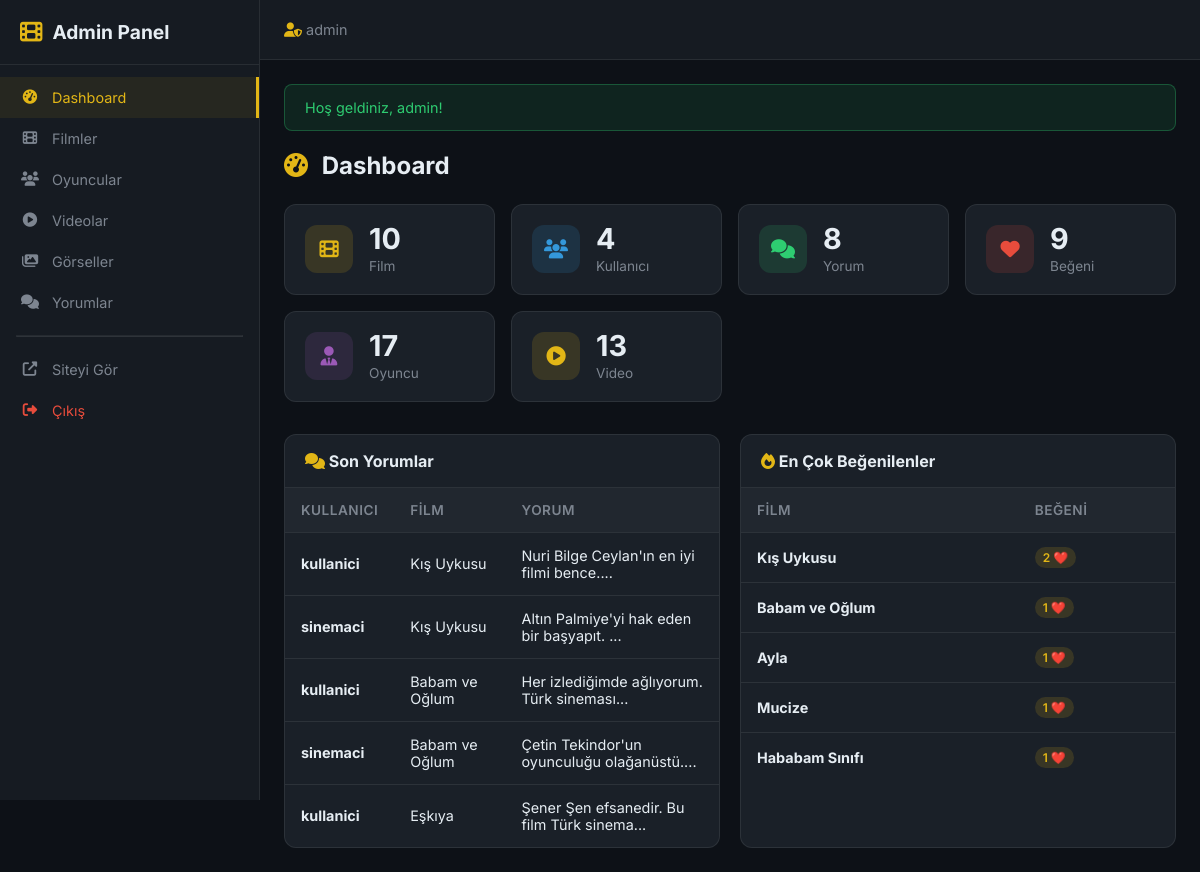
/admin/index.php (signed in), run on the app's committed database.
### tables this page shows
CREATE TABLE `comments` (
  `id` INTEGER PRIMARY KEY AUTOINCREMENT,
  `user_id` INT NOT NULL,
  `movie_id` INT NOT NULL,
  `content` TEXT NOT NULL,
  `created_at` DATETIME NOT NULL DEFAULT CURRENT_TIMESTAMP,
  FOREIGN KEY (`user_id`) REFERENCES `users`(`id`) ON DELETE CASCADE,
  FOREIGN KEY (`movie_id`) REFERENCES `movies`(`id`) ON DELETE CASCADE
);

CREATE TABLE `users` (
  `id` INTEGER PRIMARY KEY AUTOINCREMENT,
  `username` VARCHAR(50) NOT NULL UNIQUE,
  `email` VARCHAR(100) NOT NULL UNIQUE,
  `password` VARCHAR(255) NOT NULL,
  `role` TEXT NOT NULL DEFAULT 'user',
  `avatar` VARCHAR(255) DEFAULT NULL,
  `created_at` DATETIME NOT NULL DEFAULT CURRENT_TIMESTAMP
);

CREATE TABLE `movies` (
  `id` INTEGER PRIMARY KEY AUTOINCREMENT,
  `title` VARCHAR(255) NOT NULL,
  `year` INTEGER NOT NULL,
  `description` TEXT NOT NULL,
  `poster_url` VARCHAR(500) DEFAULT NULL,
  `cover_url` VARCHAR(500) DEFAULT NULL,
  `director` VARCHAR(100) DEFAULT NULL,
  `genre` VARCHAR(100) DEFAULT NULL,
  `duration` INT DEFAULT NULL ,
  `created_at` DATETIME NOT NULL DEFAULT CURRENT_TIMESTAMP,
  `updated_at` DATETIME DEFAULT NULL 
);

### admin/index.php (the view, shortened to what this page needs)
<?php
require_once __DIR__ . '/includes/admin_header.php';
$stats = [];
$stats['movies'] = $pdo->query("SELECT COUNT(*) FROM movies")->fetchColumn();
$stats['users'] = $pdo->query("SELECT COUNT(*) FROM users")->fetchColumn();
$stats['comments'] = $pdo->query("SELECT COUNT(*) FROM comments")->fetchColumn();
$stats['likes'] = $pdo->query("SELECT COUNT(*) FROM likes")->fetchColumn();
$stats['actors'] = $pdo->query("SELECT COUNT(*) FROM actors")->fetchColumn();
$stats['videos'] = $pdo->query("SELECT COUNT(*) FROM movie_videos")->fetchColumn();
$stmt = $pdo->query("
    SELECT c.*, u.username, m.title as movie_title
    FROM comments c
    INNER JOIN users u ON c.user_id = u.id
    INNER JOIN movies m ON c.movie_id = m.id
    ORDER BY c.created_at DESC
    LIMIT 5
");
$recent_comments = $stmt->fetchAll();
$stmt = $pdo->query("
    SELECT m.title, COUNT(l.id) as like_count
    FROM movies m
    LEFT JOIN likes l ON m.id = l.movie_id
    GROUP BY m.id
    ORDER BY like_count DESC
    LIMIT 5
");
$top_movies = $stmt->fetchAll();
?>
<div class="admin-page-header">
    <h1><i class="fas fa-tachometer-alt"></i> Dashboard</h1>
</div>
<div class="admin-stats">
    <div class="admin-stat-card">
        <div class="admin-stat-icon gold"><i class="fas fa-film"></i></div>
        <div class="admin-stat-info">
            <h3><?= $stats['movies'] ?></h3>
            <p>Film</p>
        </div>
    </div>
    <div class="admin-stat-card">
        <div class="admin-stat-icon blue"><i class="fas fa-users"></i></div>
        <div class="admin-stat-info">
            <h3><?= $stats['users'] ?></h3>
            <p>Kullanıcı</p>
        </div>
    </div>
    <div class="admin-stat-card">
        <div class="admin-stat-icon green"><i class="fas fa-comments"></i></div>
        <div class="admin-stat-info">
            <h3><?= $stats['comments'] ?></h3>
            <p>Yorum</p>
        </div>
    </div>
    <div class="admin-stat-card">
        <div class="admin-stat-icon red"><i class="fas fa-heart"></i></div>
        <div class="admin-stat-info">
            <h3><?= $stats['likes'] ?></h3>
            <p>Beğeni</p>
        </div>
    </div>
    <div class="admin-stat-card">
        <div class="admin-stat-icon purple"><i class="fas fa-user-tie"></i></div>
        <div class="admin-stat-info">
            <h3><?= $stats['actors'] ?></h3>
            <p>Oyuncu</p>
        </div>
    </div>
    <div class="admin-stat-card">
        <div class="admin-stat-icon gold"><i class="fas fa-play-circle"></i></div>
        <div class="admin-stat-info">
            <h3><?= $stats['videos'] ?></h3>
            <p>Video</p>
        </div>
    </div>
</div>
<div style="display: grid; grid-template-columns: 1fr 1fr; gap: 20px;">
    <div class="admin-table-wrapper">
        <div style="padding: 16px 20px; border-bottom: 1px solid var(--admin-border);">
            <h3 style="font-size: 1rem;"><i class="fas fa-comments" style="color: var(--admin-accent);"></i> Son Yorumlar</h3>
        </div>
        <table class="admin-table">
            <thead>
                <tr><th>Kullanıcı</th><th>Film</th><th>Yorum</th></tr>
            </thead>
            <tbody>
                <?php foreach ($recent_comments as $c): ?>
                    <tr>
                        <td><strong><?= e($c['username']) ?></strong></td>
                        <td><?= e(truncate($c['movie_title'], 20)) ?></td>
                        <td><?= e(truncate($c['content'], 40)) ?></td>
                    </tr>
                <?php endforeach; ?>
            </tbody>
        </table>
    </div>
    <div class="admin-table-wrapper">
        <div style="padding: 16px 20px; border-bottom: 1px solid var(--admin-border);">
            <h3 style="font-size: 1rem;"><i class="fas fa-fire" style="color: var(--admin-accent);"></i> En Çok Beğenilenler</h3>
        </div>
        <table class="admin-table">
            <thead>
                <tr><th>Film</th><th>Beğeni</th></tr>
            </thead>
            <tbody>
                <?php foreach ($top_movies as $tm): ?>
                    <tr>
                        <td><strong><?= e($tm['title']) ?></strong></td>
                        <td><span class="badge badge-gold"><?= $tm['like_count'] ?> ❤️</span></td>
                    </tr>
                <?php endforeach; ?>
            </tbody>
        </table>
    </div>
</div>
<?php require_once __DIR__ . '/includes/admin_footer.php'; ?>

### assets/css/admin.css (style rules this page uses)
:root { --admin-sidebar-width: 260px; --admin-bg: #0d1117; --admin-sidebar-bg: #161b22; --admin-card-bg: #1a2028; --admin-border: rgba(255,255,255,0.08); --admin-accent: #e2b616; --admin-text: #e6edf3; --admin-text-muted: #7d8590; }
* { margin: 0; padding: 0; box-sizing: border-box; }
body.admin-body { font-family: 'Inter', sans-serif; background: var(--admin-bg); color: var(--admin-text); min-height: 100vh; }
.admin-page-header { display: flex; align-items: center; justify-content: space-between; margin-bottom: 24px; flex-wrap: wrap; gap: 12px; }
.admin-page-header h1 { font-size: 1.5rem; font-weight: 700; }
.admin-page-header h1 i { color: var(--admin-accent); margin-right: 8px; }
.admin-stats { display: grid; grid-template-columns: repeat(auto-fit, minmax(200px, 1fr)); gap: 16px; margin-bottom: 32px; }
.admin-stat-card { background: var(--admin-card-bg); border: 1px solid var(--admin-border); border-radius: 12px; padding: 20px; display: flex; align-items: center; gap: 16px; }
.admin-stat-icon { width: 48px; height: 48px; border-radius: 12px; display: flex; align-items: center; justify-content: center; font-size: 1.2rem; }
.admin-stat-icon.gold { background: rgba(226,182,22,0.15); color: #e2b616; }
.admin-stat-icon.red { background: rgba(231,76,60,0.15); color: #e74c3c; }
.admin-stat-icon.blue { background: rgba(52,152,219,0.15); color: #3498db; }
.admin-stat-icon.green { background: rgba(46,204,113,0.15); color: #2ecc71; }
.admin-stat-icon.purple { background: rgba(155,89,182,0.15); color: #9b59b6; }
.admin-stat-info h3 { font-size: 1.8rem; font-weight: 700; line-height: 1; }
.admin-stat-info p { font-size: 0.85rem; color: var(--admin-text-muted); margin-top: 4px; }
.admin-table-wrapper { background: var(--admin-card-bg); border: 1px solid var(--admin-border); border-radius: 12px; overflow: hidden; }
.admin-table { width: 100%; border-collapse: collapse; }
.admin-table th { padding: 14px 16px; text-align: left; font-size: 0.85rem; font-weight: 600; color: var(--admin-text-muted); text-transform: uppercase; letter-spacing: 0.5px; background: rgba(255,255,255,0.03); border-bottom: 1px solid var(--admin-border); }
.admin-table td { padding: 14px 16px; font-size: 0.9rem; border-bottom: 1px solid var(--admin-border); vertical-align: middle; }
.admin-table tr:last-child td { border-bottom: none; }
.badge { display: inline-block; padding: 3px 8px; border-radius: 50px; font-size: 0.75rem; font-weight: 600; }
.badge-gold { background: rgba(226,182,22,0.15); color: #e2b616; }

### data on the page
comments: user.username "kullanici", movie.title "Kış Uykusu", content "Nuri Bilge Ceylan'ın en iyi filmi bence...."
comments: user.username "sinemaci", movie.title "Kış Uykusu", content "Altın Palmiye'yi hak eden bir başyapıt. ..."
comments: user.username "kullanici", movie.title "Babam ve Oğlum", content "Her izlediğimde ağlıyorum. Türk sineması..."
comments: user.username "sinemaci", movie.title "Babam ve Oğlum", content "Çetin Tekindor'un oyunculuğu olağanüstü...."
comments: user.username "kullanici", movie.title "Eşkıya", content "Şener Şen efsanedir. Bu film Türk sinema..."

### other printed values
$_SESSION['username'] "admin"
$_SESSION['flash_success'] "Hoş geldiniz, admin!"
$stats['movies'] "10"
$stats['users'] "4"
$stats['comments'] "8"
$stats['likes'] "9"
$stats['actors'] "17"
$stats['videos'] "13"
$tm['title'] "Kış Uykusu"
$tm['like_count'] "2"
$tm['title'] "Babam ve Oğlum"
$tm['like_count'] "1"
$tm['title'] "Ayla"
$tm['title'] "Mucize"
$tm['title'] "Hababam Sınıfı"
